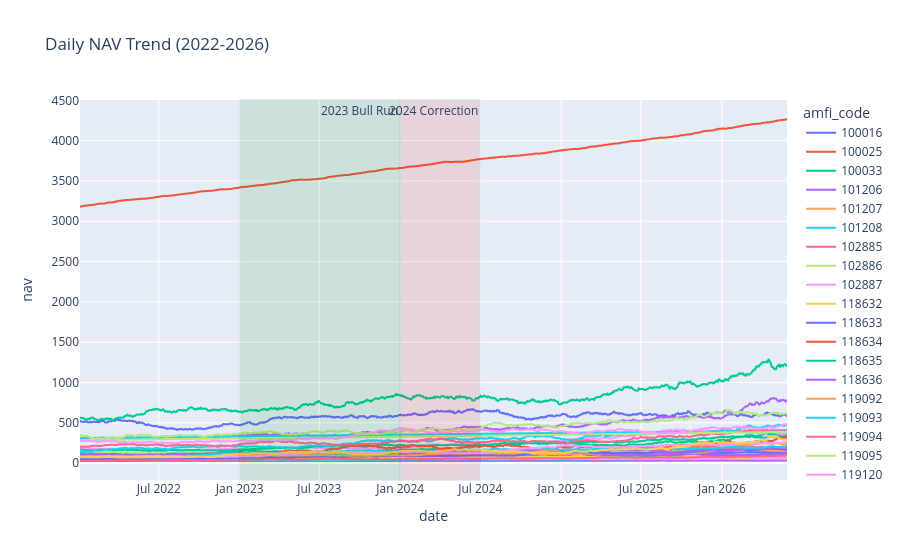

Here is the notebook cell this chart was saved with:
### Code cell
#NAV Trend Analysis
nav["date"] = pd.to_datetime(nav["date"])

fig = px.line(
    nav,
    x="date",
    y="nav",
    color="amfi_code",
    title="Daily NAV Trend (2022-2026)"
)

fig.add_vrect(
    x0="2023-01-01",
    x1="2023-12-31",
    annotation_text="2023 Bull Run",
    fillcolor="green",
    opacity=0.1
)

fig.add_vrect(
    x0="2024-01-01",
    x1="2024-06-30",
    annotation_text="2024 Correction",
    fillcolor="red",
    opacity=0.1
)

fig.show()

### Figure 1 — Plotly figure (JSON) as saved in the notebook; plotly's stock layout.template omitted (floating-point values rounded to 4 significant figures; data arrays with more than 128 entries replaced by an {"elided": "..."} marker saying what was removed)
{"data": [{"hovertemplate": "amfi_code=100016<br>date=%{x}<br>nav=%{y}<extra></extra>", "legendgroup": "100016", "line": {"color": "#636efa", "dash": "solid"}, "marker": {"symbol": "circle"}, "mode": "lines", "name": "100016", "showlegend": true, "type": "scattergl", "x": {"elided": "1150 str values"}, "xaxis": "x", "y": {"elided": "1150 float values"}, "yaxis": "y"}, {"hovertemplate": "amfi_code=100025<br>date=%{x}<br>nav=%{y}<extra></extra>", "legendgroup": "100025", "line": {"color": "#EF553B", "dash": "solid"}, "marker": {"symbol": "circle"}, "mode": "lines", "name": "100025", "showlegend": true, "type": "scattergl", "x": {"elided": "1150 str values"}, "xaxis": "x", "y": {"elided": "1150 float values"}, "yaxis": "y"}, {"hovertemplate": "amfi_code=100033<br>date=%{x}<br>nav=%{y}<extra></extra>", "legendgroup": "100033", "line": {"color": "#00cc96", "dash": "solid"}, "marker": {"symbol": "circle"}, "mode": "lines", "name": "100033", "showlegend": true, "type": "scattergl", "x": {"elided": "1150 str values"}, "xaxis": "x", "y": {"elided": "1150 float values"}, "yaxis": "y"}, {"hovertemplate": "amfi_code=101206<br>date=%{x}<br>nav=%{y}<extra></extra>", "legendgroup": "101206", "line": {"color": "#ab63fa", "dash": "solid"}, "marker": {"symbol": "circle"}, "mode": "lines", "name": "101206", "showlegend": true, "type": "scattergl", "x": {"elided": "1150 str values"}, "xaxis": "x", "y": {"elided": "1150 float values"}, "yaxis": "y"}, {"hovertemplate": "amfi_code=101207<br>date=%{x}<br>nav=%{y}<extra></extra>", "legendgroup": "101207", "line": {"color": "#FFA15A", "dash": "solid"}, "marker": {"symbol": "circle"}, "mode": "lines", "name": "101207", "showlegend": true, "type": "scattergl", "x": {"elided": "1150 str values"}, "xaxis": "x", "y": {"elided": "1150 float values"}, "yaxis": "y"}, {"hovertemplate": "amfi_code=101208<br>date=%{x}<br>nav=%{y}<extra></extra>", "legendgroup": "101208", "line": {"color": "#19d3f3", "dash": "solid"}, "marker": {"symbol": "circle"}, "mode": "lines", "name": "101208", "showlegend": true, "type": "scattergl", "x": {"elided": "1150 str values"}, "xaxis": "x", "y": {"elided": "1150 float values"}, "yaxis": "y"}, {"hovertemplate": "amfi_code=102885<br>date=%{x}<br>nav=%{y}<extra></extra>", "legendgroup": "102885", "line": {"color": "#FF6692", "dash": "solid"}, "marker": {"symbol": "circle"}, "mode": "lines", "name": "102885", "showlegend": true, "type": "scattergl", "x": {"elided": "1150 str values"}, "xaxis": "x", "y": {"elided": "1150 float values"}, "yaxis": "y"}, {"hovertemplate": "amfi_code=102886<br>date=%{x}<br>nav=%{y}<extra></extra>", "legendgroup": "102886", "line": {"color": "#B6E880", "dash": "solid"}, "marker": {"symbol": "circle"}, "mode": "lines", "name": "102886", "showlegend": true, "type": "scattergl", "x": {"elided": "1150 str values"}, "xaxis": "x", "y": {"elided": "1150 float values"}, "yaxis": "y"}, {"hovertemplate": "amfi_code=102887<br>date=%{x}<br>nav=%{y}<extra></extra>", "legendgroup": "102887", "line": {"color": "#FF97FF", "dash": "solid"}, "marker": {"symbol": "circle"}, "mode": "lines", "name": "102887", "showlegend": true, "type": "scattergl", "x": {"elided": "1150 str values"}, "xaxis": "x", "y": {"elided": "1150 float values"}, "yaxis": "y"}, {"hovertemplate": "amfi_code=118632<br>date=%{x}<br>nav=%{y}<extra></extra>", "legendgroup": "118632", "line": {"color": "#FECB52", "dash": "solid"}, "marker": {"symbol": "circle"}, "mode": "lines", "name": "118632", "showlegend": true, "type": "scattergl", "x": {"elided": "1150 str values"}, "xaxis": "x", "y": {"elided": "1150 float values"}, "yaxis": "y"}, {"hovertemplate": "amfi_code=118633<br>date=%{x}<br>nav=%{y}<extra></extra>", "legendgroup": "118633", "line": {"color": "#636efa", "dash": "solid"}, "marker": {"symbol": "circle"}, "mode": "lines", "name": "118633", "showlegend": true, "type": "scattergl", "x": {"elided": "1150 str values"}, "xaxis": "x", "y": {"elided": "1150 float values"}, "yaxis": "y"}, {"hovertemplate": "amfi_code=118634<br>date=%{x}<br>nav=%{y}<extra></extra>", "legendgroup": "118634", "line": {"color": "#EF553B", "dash": "solid"}, "marker": {"symbol": "circle"}, "mode": "lines", "name": "118634", "showlegend": true, "type": "scattergl", "x": {"elided": "1150 str values"}, "xaxis": "x", "y": {"elided": "1150 float values"}, "yaxis": "y"}, {"hovertemplate": "amfi_code=118635<br>date=%{x}<br>nav=%{y}<extra></extra>", "legendgroup": "118635", "line": {"color": "#00cc96", "dash": "solid"}, "marker": {"symbol": "circle"}, "mode": "lines", "name": "118635", "showlegend": true, "type": "scattergl", "x": {"elided": "1150 str values"}, "xaxis": "x", "y": {"elided": "1150 float values"}, "yaxis": "y"}, {"hovertemplate": "amfi_code=118636<br>date=%{x}<br>nav=%{y}<extra></extra>", "legendgroup": "118636", "line": {"color": "#ab63fa", "dash": "solid"}, "marker": {"symbol": "circle"}, "mode": "lines", "name": "118636", "showlegend": true, "type": "scattergl", "x": {"elided": "1150 str values"}, "xaxis": "x", "y": {"elided": "1150 float values"}, "yaxis": "y"}, {"hovertemplate": "amfi_code=119092<br>date=%{x}<br>nav=%{y}<extra></extra>", "legendgroup": "119092", "line": {"color": "#FFA15A", "dash": "solid"}, "marker": {"symbol": "circle"}, "mode": "lines", "name": "119092", "showlegend": true, "type": "scattergl", "x": {"elided": "1150 str values"}, "xaxis": "x", "y": {"elided": "1150 float values"}, "yaxis": "y"}, {"hovertemplate": "amfi_code=119093<br>date=%{x}<br>nav=%{y}<extra></extra>", "legendgroup": "119093", "line": {"color": "#19d3f3", "dash": "solid"}, "marker": {"symbol": "circle"}, "mode": "lines", "name": "119093", "showlegend": true, "type": "scattergl", "x": {"elided": "1150 str values"}, "xaxis": "x", "y": {"elided": "1150 float values"}, "yaxis": "y"}, {"hovertemplate": "amfi_code=119094<br>date=%{x}<br>nav=%{y}<extra></extra>", "legendgroup": "119094", "line": {"color": "#FF6692", "dash": "solid"}, "marker": {"symbol": "circle"}, "mode": "lines", "name": "119094", "showlegend": true, "type": "scattergl", "x": {"elided": "1150 str values"}, "xaxis": "x", "y": {"elided": "1150 float values"}, "yaxis": "y"}, {"hovertemplate": "amfi_code=119095<br>date=%{x}<br>nav=%{y}<extra></extra>", "legendgroup": "119095", "line": {"color": "#B6E880", "dash": "solid"}, "marker": {"symbol": "circle"}, "mode": "lines", "name": "119095", "showlegend": true, "type": "scattergl", "x": {"elided": "1150 str values"}, "xaxis": "x", "y": {"elided": "1150 float values"}, "yaxis": "y"}, {"hovertemplate": "amfi_code=119120<br>date=%{x}<br>nav=%{y}<extra></extra>", "legendgroup": "119120", "line": {"color": "#FF97FF", "dash": "solid"}, "marker": {"symbol": "circle"}, "mode": "lines", "name": "119120", "showlegend": true, "type": "scattergl", "x": {"elided": "1150 str values"}, "xaxis": "x", "y": {"elided": "1150 float values"}, "yaxis": "y"}, {"hovertemplate": "amfi_code=119551<br>date=%{x}<br>nav=%{y}<extra></extra>", "legendgroup": "119551", "line": {"color": "#FECB52", "dash": "solid"}, "marker": {"symbol": "circle"}, "mode": "lines", "name": "119551", "showlegend": true, "type": "scattergl", "x": {"elided": "1150 str values"}, "xaxis": "x", "y": {"elided": "1150 float values"}, "yaxis": "y"}, {"hovertemplate": "amfi_code=119552<br>date=%{x}<br>nav=%{y}<extra></extra>", "legendgroup": "119552", "line": {"color": "#636efa", "dash": "solid"}, "marker": {"symbol": "circle"}, "mode": "lines", "name": "119552", "showlegend": true, "type": "scattergl", "x": {"elided": "1150 str values"}, "xaxis": "x", "y": {"elided": "1150 float values"}, "yaxis": "y"}, {"hovertemplate": "amfi_code=119598<br>date=%{x}<br>nav=%{y}<extra></extra>", "legendgroup": "119598", "line": {"color": "#EF553B", "dash": "solid"}, "marker": {"symbol": "circle"}, "mode": "lines", "name": "119598", "showlegend": true, "type": "scattergl", "x": {"elided": "1150 str values"}, "xaxis": "x", "y": {"elided": "1150 float values"}, "yaxis": "y"}, {"hovertemplate": "amfi_code=119599<br>date=%{x}<br>nav=%{y}<extra></extra>", "legendgroup": "119599", "line": {"color": "#00cc96", "dash": "solid"}, "marker": {"symbol": "circle"}, "mode": "lines", "name": "119599", "showlegend": true, "type": "scattergl", "x": {"elided": "1150 str values"}, "xaxis": "x", "y": {"elided": "1150 float values"}, "yaxis": "y"}, {"hovertemplate": "amfi_code=120503<br>date=%{x}<br>nav=%{y}<extra></extra>", "legendgroup": "120503", "line": {"color": "#ab63fa", "dash": "solid"}, "marker": {"symbol": "circle"}, "mode": "lines", "name": "120503", "showlegend": true, "type": "scattergl", "x": {"elided": "1150 str values"}, "xaxis": "x", "y": {"elided": "1150 float values"}, "yaxis": "y"}, {"hovertemplate": "amfi_code=120504<br>date=%{x}<br>nav=%{y}<extra></extra>", "legendgroup": "120504", "line": {"color": "#FFA15A", "dash": "solid"}, "marker": {"symbol": "circle"}, "mode": "lines", "name": "120504", "showlegend": true, "type": "scattergl", "x": {"elided": "1150 str values"}, "xaxis": "x", "y": {"elided": "1150 float values"}, "yaxis": "y"}, {"hovertemplate": "amfi_code=120505<br>date=%{x}<br>nav=%{y}<extra></extra>", "legendgroup": "120505", "line": {"color": "#19d3f3", "dash": "solid"}, "marker": {"symbol": "circle"}, "mode": "lines", "name": "120505", "showlegend": true, "type": "scattergl", "x": {"elided": "1150 str values"}, "xaxis": "x", "y": {"elided": "1150 float values"}, "yaxis": "y"}, {"hovertemplate": "amfi_code=120506<br>date=%{x}<br>nav=%{y}<extra></extra>", "legendgroup": "120506", "line": {"color": "#FF6692", "dash": "solid"}, "marker": {"symbol": "circle"}, "mode": "lines", "name": "120506", "showlegend": true, "type": "scattergl", "x": {"elided": "1150 str values"}, "xaxis": "x", "y": {"elided": "1150 float values"}, "yaxis": "y"}, {"hovertemplate": "amfi_code=120507<br>date=%{x}<br>nav=%{y}<extra></extra>", "legendgroup": "120507", "line": {"color": "#B6E880", "dash": "solid"}, "marker": {"symbol": "circle"}, "mode": "lines", "name": "120507", "showlegend": true, "type": "scattergl", "x": {"elided": "1150 str values"}, "xaxis": "x", "y": {"elided": "1150 float values"}, "yaxis": "y"}, {"hovertemplate": "amfi_code=120841<br>date=%{x}<br>nav=%{y}<extra></extra>", "legendgroup": "120841", "line": {"color": "#FF97FF", "dash": "solid"}, "marker": {"symbol": "circle"}, "mode": "lines", "name": "120841", "showlegend": true, "type": "scattergl", "x": {"elided": "1150 str values"}, "xaxis": "x", "y": {"elided": "1150 float values"}, "yaxis": "y"}, {"hovertemplate": "amfi_code=120842<br>date=%{x}<br>nav=%{y}<extra></extra>", "legendgroup": "120842", "line": {"color": "#FECB52", "dash": "solid"}, "marker": {"symbol": "circle"}, "mode": "lines", "name": "120842", "showlegend": true, "type": "scattergl", "x": {"elided": "1150 str values"}, "xaxis": "x", "y": {"elided": "1150 float values"}, "yaxis": "y"}, {"hovertemplate": "amfi_code=120843<br>date=%{x}<br>nav=%{y}<extra></extra>", "legendgroup": "120843", "line": {"color": "#636efa", "dash": "solid"}, "marker": {"symbol": "circle"}, "mode": "lines", "name": "120843", "showlegend": true, "type": "scattergl", "x": {"elided": "1150 str values"}, "xaxis": "x", "y": {"elided": "1150 float values"}, "yaxis": "y"}, {"hovertemplate": "amfi_code=120844<br>date=%{x}<br>nav=%{y}<extra></extra>", "legendgroup": "120844", "line": {"color": "#EF553B", "dash": "solid"}, "marker": {"symbol": "circle"}, "mode": "lines", "name": "120844", "showlegend": true, "type": "scattergl", "x": {"elided": "1150 str values"}, "xaxis": "x", "y": {"elided": "1150 float values"}, "yaxis": "y"}, {"hovertemplate": "amfi_code=125497<br>date=%{x}<br>nav=%{y}<extra></extra>", "legendgroup": "125497", "line": {"color": "#00cc96", "dash": "solid"}, "marker": {"symbol": "circle"}, "mode": "lines", "name": "125497", "showlegend": true, "type": "scattergl", "x": {"elided": "1150 str values"}, "xaxis": "x", "y": {"elided": "1150 float values"}, "yaxis": "y"}, {"hovertemplate": "amfi_code=125498<br>date=%{x}<br>nav=%{y}<extra></extra>", "legendgroup": "125498", "line": {"color": "#ab63fa", "dash": "solid"}, "marker": {"symbol": "circle"}, "mode": "lines", "name": "125498", "showlegend": true, "type": "scattergl", "x": {"elided": "1150 str values"}, "xaxis": "x", "y": {"elided": "1150 float values"}, "yaxis": "y"}, {"hovertemplate": "amfi_code=148567<br>date=%{x}<br>nav=%{y}<extra></extra>", "legendgroup": "148567", "line": {"color": "#FFA15A", "dash": "solid"}, "marker": {"symbol": "circle"}, "mode": "lines", "name": "148567", "showlegend": true, "type": "scattergl", "x": {"elided": "1150 str values"}, "xaxis": "x", "y": {"elided": "1150 float values"}, "yaxis": "y"}, {"hovertemplate": "amfi_code=148568<br>date=%{x}<br>nav=%{y}<extra></extra>", "legendgroup": "148568", "line": {"color": "#19d3f3", "dash": "solid"}, "marker": {"symbol": "circle"}, "mode": "lines", "name": "148568", "showlegend": true, "type": "scattergl", "x": {"elided": "1150 str values"}, "xaxis": "x", "y": {"elided": "1150 float values"}, "yaxis": "y"}, {"hovertemplate": "amfi_code=148569<br>date=%{x}<br>nav=%{y}<extra></extra>", "legendgroup": "148569", "line": {"color": "#FF6692", "dash": "solid"}, "marker": {"symbol": "circle"}, "mode": "lines", "name": "148569", "showlegend": true, "type": "scattergl", "x": {"elided": "1150 str values"}, "xaxis": "x", "y": {"elided": "1150 float values"}, "yaxis": "y"}, {"hovertemplate": "amfi_code=149322<br>date=%{x}<br>nav=%{y}<extra></extra>", "legendgroup": "149322", "line": {"color": "#B6E880", "dash": "solid"}, "marker": {"symbol": "circle"}, "mode": "lines", "name": "149322", "showlegend": true, "type": "scattergl", "x": {"elided": "1150 str values"}, "xaxis": "x", "y": {"elided": "1150 float values"}, "yaxis": "y"}, {"hovertemplate": "amfi_code=149323<br>date=%{x}<br>nav=%{y}<extra></extra>", "legendgroup": "149323", "line": {"color": "#FF97FF", "dash": "solid"}, "marker": {"symbol": "circle"}, "mode": "lines", "name": "149323", "showlegend": true, "type": "scattergl", "x": {"elided": "1150 str values"}, "xaxis": "x", "y": {"elided": "1150 float values"}, "yaxis": "y"}, {"hovertemplate": "amfi_code=149324<br>date=%{x}<br>nav=%{y}<extra></extra>", "legendgroup": "149324", "line": {"color": "#FECB52", "dash": "solid"}, "marker": {"symbol": "circle"}, "mode": "lines", "name": "149324", "showlegend": true, "type": "scattergl", "x": {"elided": "1150 str values"}, "xaxis": "x", "y": {"elided": "1150 float values"}, "yaxis": "y"}], "layout": {"annotations": [{"showarrow": false, "text": "2023 Bull Run", "x": "2023-12-31", "xanchor": "right", "xref": "x", "y": 1, "yanchor": "top", "yref": "y domain"}, {"showarrow": false, "text": "2024 Correction", "x": "2024-06-30", "xanchor": "right", "xref": "x", "y": 1, "yanchor": "top", "yref": "y domain"}], "legend": {"title": {"text": "amfi_code"}, "tracegroupgap": 0}, "shapes": [{"fillcolor": "green", "opacity": 0.1, "type": "rect", "x0": "2023-01-01", "x1": "2023-12-31", "xref": "x", "y0": 0, "y1": 1, "yref": "y domain"}, {"fillcolor": "red", "opacity": 0.1, "type": "rect", "x0": "2024-01-01", "x1": "2024-06-30", "xref": "x", "y0": 0, "y1": 1, "yref": "y domain"}], "title": {"text": "Daily NAV Trend (2022-2026)"}, "xaxis": {"anchor": "y", "domain": [0, 1], "title": {"text": "date"}}, "yaxis": {"anchor": "x", "domain": [0, 1], "title": {"text": "nav"}}}}
